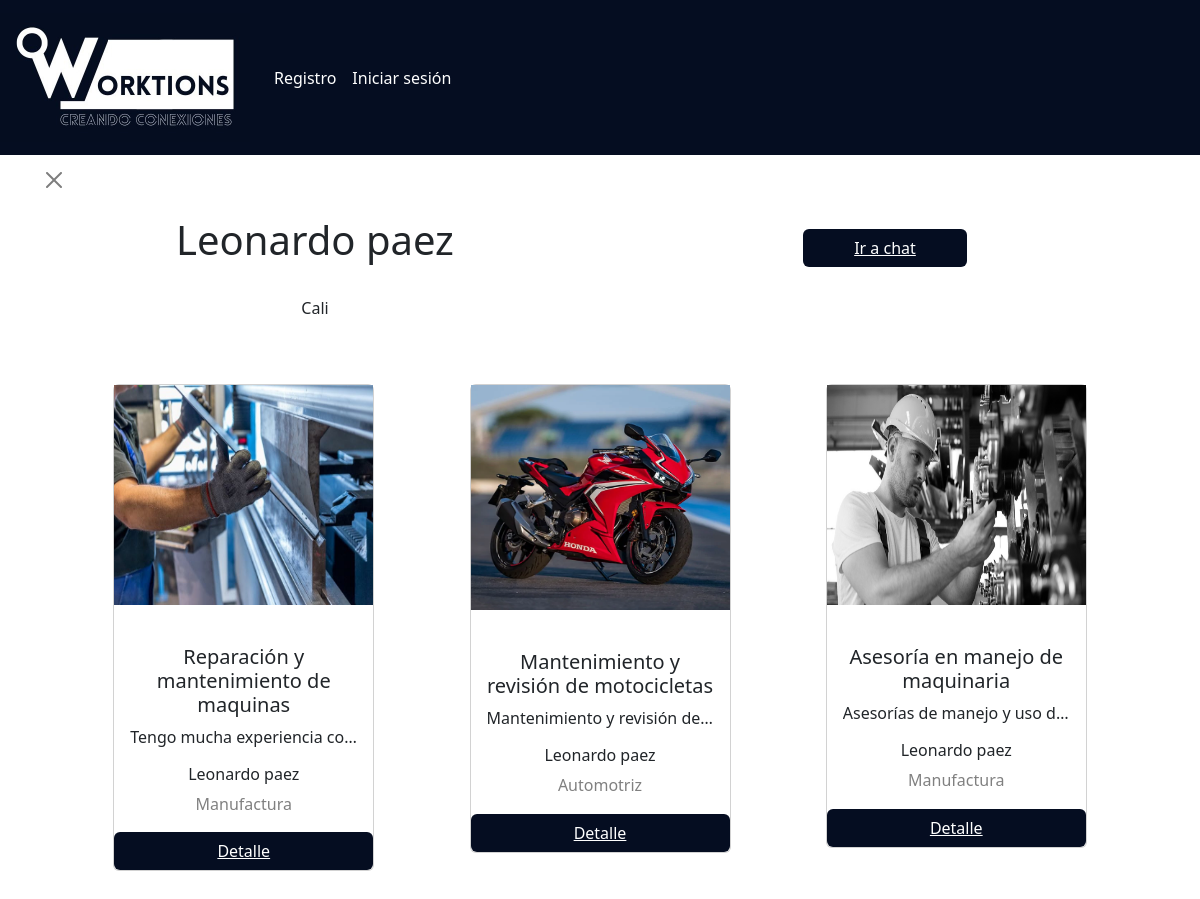
Before: /user/profile/74859612/ with the older database file.
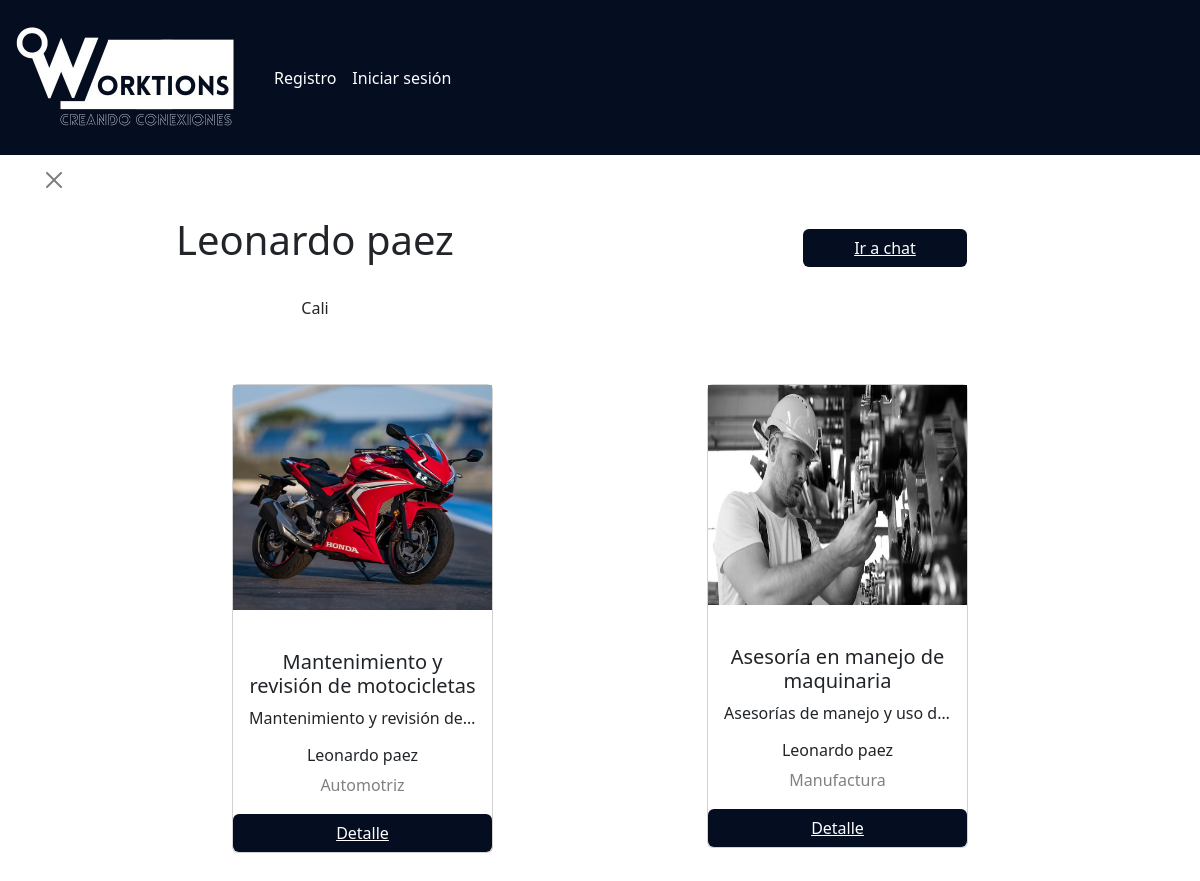
After: the same page with the newer database file.
### Modules/Services/models.py (models this page shows, shortened)
class Service(models.Model):
    id = models.BigAutoField(primary_key=True)
    title= models.CharField(max_length= 50, default='')
    user = models.ForeignKey(User,to_field='id', null= False, blank=False, on_delete=models.CASCADE)
    category = models.CharField(max_length=100, default='', null= False, blank=False)
    description = models.CharField(max_length = 250, default='')
    images = models.ImageField(upload_to="media/services/images", null=True)

class User(AbstractBaseUser):
    username = models.CharField('Nombre de usuario',unique = True, max_length=100)
    email = models.EmailField('Correo Electrónico', max_length=254,unique = True)
    name = models.CharField('Nombres', max_length=200, null=True)
    id = models.CharField(max_length=15, primary_key=True)
    date_of_birth = models.DateField(null=True)
    address = models.CharField(max_length = 50, null=True)
    city = models.CharField(max_length =20, null=True)
    barrio = models.CharField(choices=BARRIOS_MED, default="------", max_length=200)
    phone = models.CharField(max_length =15, null=True)
    gender = models.CharField(max_length=15, null=True)
    usuario_activo = models.BooleanField(default = True)
    usuario_administrador = models.BooleanField(default = False)
    objects = UserManager()
    USERNAME_FIELD = 'username'
    REQUIRED_FIELDS = ['name','email', 'id', 'city']
    def __str__(self) -> str:
        return f'{self.name}'

### Modules/Services/views.py (the view)
# urls.py: path('user/profile/<str:pk>/', servicesViews.userDetail.user_detail_view, name='user-detail'),
    def user_detail_view(request, pk):
        try:
            user = User.objects.get(pk=pk)
            services = Service.objects.filter(user=user.id)
        except User.DoesNotExist:
            raise Http404("Este usuario no existe")
        return render(
            request,
            'user_detail.html',
            context={'user_info': user, 'services': services}
        )

### Modules/Services/templates/user_detail.html (shortened to what this page needs)
{% extends 'base.html' %}
{% block content %}
<br>
<br>
<br>
<br>
<br>
<body>
    <div class="container text-center">
        <div class="row">
            <div class="col-6">
                <br>
                <br>
                <button type="button" class="btn-close" aria-label="Close" style="align-items: start; display: flex;" onclick="window.history.back()"></button>
                <br>
                <h1>{{user_info.name}}</h1>
                <br>
                <p>{{user_info.city}}</p>
                <br>
                <br>
            </div>
            <div class="col-6">
                <button type="button" class="btn" style="background-color: #050d21; color: white; width: 30%; margin-top: 20%;"><a href="{% url 'detailms' user_info.username %}" style="color: white;">Ir a chat</a></button>
                <br>
                <br>
            </div>
         </div>
                <div class="row" style="justify-content: space-evenly;">
                    {% for service in services %}
                        <div class="col-md-3">
                            <div class="card" >
                                <img src="{{service.images.url}}"style=" width: 100%; max-height: 225px; min-height: 220px;"/>
                                <br>
                                <div class="card-body" style="max-height: 300px; min-height: 180px;">
                                    <h5>{{service.title}}</h5>
                                    <p style="overflow: hidden; white-space: nowrap;text-overflow: ellipsis;">{{service.description}}</p>
                                    <h6>{{service.user}}</h6>
                                    <h7 style="color: grey";>{{service.category}}</h7>
                                </div>
                                <button type="button" class="btn" style="background-color: #050d21; color: white;"><a href="{% url 'service_detail' service.id %}" style="color: white;">Detalle</a></button>
                            </div>
                            <br>
                            <br>
                        </div>
                  {% endfor %}
                </div>
    </div>
</body>
{% endblock %}

Changed rows visible on the page:
removed Service: images (picture), title "Reparación y mantenimiento de maquinas", description "Tengo mucha experiencia co…", user "Leonardo paez", category "Manufactura"
